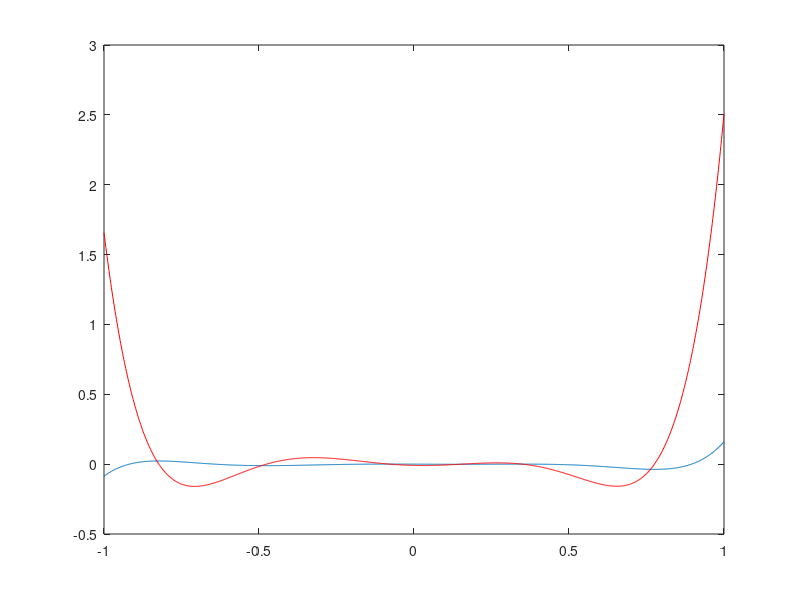

The MATLAB script that drew this image: (Note: this script raises an error after producing the figure.)
clear all
clf%ose all
clc

N = 7;

X = linspace(-1,1,1000);
PhiCoeff = poly(2*rand(1,N)-1);
UCoeff = polyder(PhiCoeff);
Phi = zeros(1,1000);
for n=0:N
    Phi = Phi + PhiCoeff(N+1-n)*X.^n;
end

plot(X,Phi)

U = zeros(1,1000);
for n=0:N-1
    U = U + UCoeff(N-n)*X.^n;
end

hold on
plot(X,U,'r')

%%%%%%%%%%%%%%%%%%%%%%%%%%%%%%%%%%%%%%%%%%%%%%%%%%%%%%%%%%%%%%%%%%%%%%%%%%%

[xigl,wgl] = GLLnodes(N);

[hglgl,dhdxglgl] = LagrangeVal(xigl,N,1);

% xgl = xigl;
% dxdxigl = ones(size(xigl));

xgl = 1/3*(3/2+xigl).^2-13/12;
dxdxigl = 1+2/3*xigl;

% xgl = 1/4*(1+xigl).^3-1;
% dxdxigl = 3/4*(1+xigl).^2;

phi = zeros(1,N+1);
for n=0:N
    phi = phi + PhiCoeff(N+1-n)*xgl.^n;
end


A = diag(wgl);
B = zeros(N+1);
for p=1:N+1
    for i=1:N+1
        B(p,i) = wgl(p)*dhdxglgl(i,p)/dxdxigl(p);
    end
end

D = inv(A)*B;

u = D*phi';

hh = LagrangeVal(X,N,1);

uu = u'*hh;

% XX = X;

XX = 1/3*(3/2+X).^2-13/12;

% XX = 1/4*(1+X).^3-1;

plot(XX,uu,'--g')

plot(xgl,phi,'xc')
